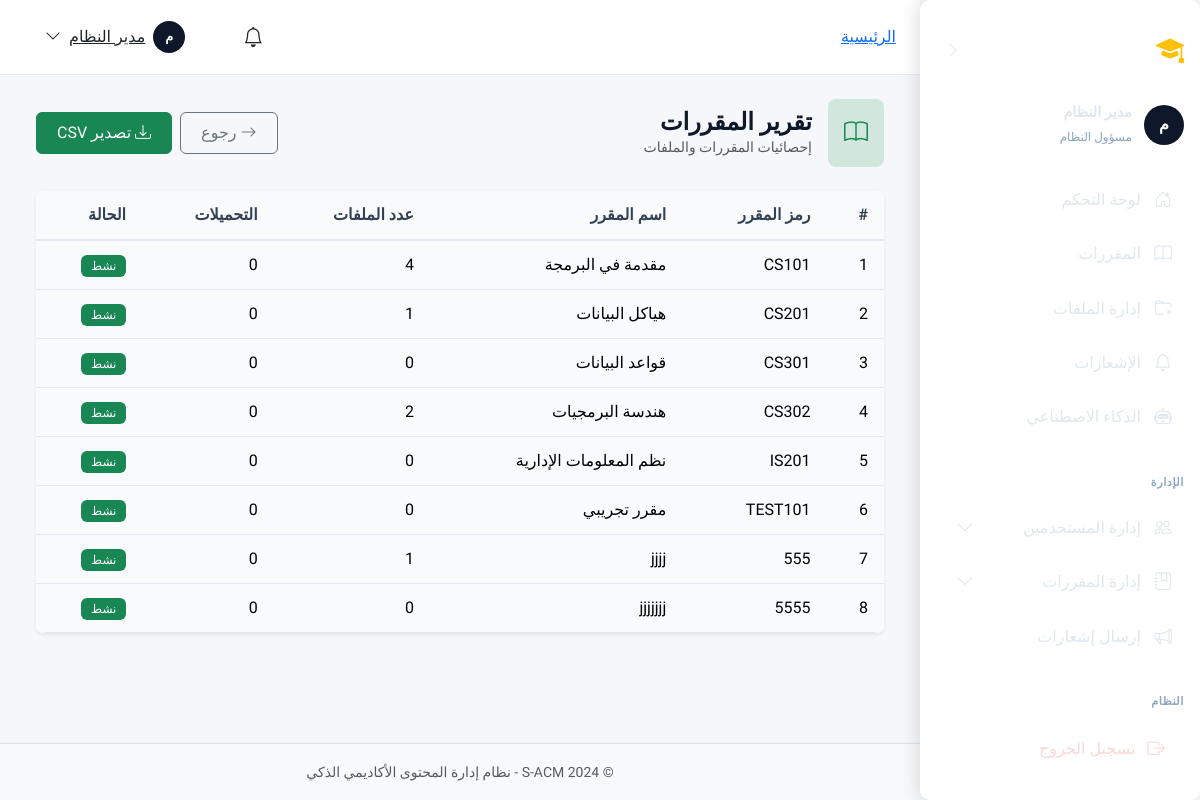
The page /reports/courses/ (signed in) on the database its author committed.
### apps/accounts/models.py (models this page shows, shortened)
class User(AbstractBaseUser, PermissionsMixin):
    ACCOUNT_STATUS_CHOICES = [
        ('inactive', 'غير مفعّل'),
        ('active', 'مفعّل'),
        ('suspended', 'موقوف'),
    ]
    academic_id = models.CharField(
        max_length=50,
        unique=True,
        verbose_name='الرقم الأكاديمي/الوظيفي',
        help_text='الرقم الأكاديمي للطالب أو الرقم الوظيفي للموظف'
    )
    id_card_number = models.CharField(
        max_length=50,
        unique=True,
        verbose_name='رقم البطاقة الشخصية',
        help_text='يستخدم للتحقق من الهوية عند التفعيل'
    )
    full_name = models.CharField(
        max_length=150,
        verbose_name='الاسم الكامل'
    )
    email = models.EmailField(
        unique=True,
        blank=True,
        null=True,
        verbose_name='البريد الإلكتروني',
        help_text='يتم تعيينه عند التفعيل'
    )
    account_status = models.CharField(
        max_length=20,
        choices=ACCOUNT_STATUS_CHOICES,
        default='inactive',
        verbose_name='حالة الحساب'
    )
    role = models.ForeignKey(
        Role,
        on_delete=models.PROTECT,
        related_name='users',
        verbose_name='الدور',
        null=True,
        blank=True
    )
    major = models.ForeignKey(
        Major,
        on_delete=models.SET_NULL,
        related_name='students',
        verbose_name='التخصص',
        null=True,
        blank=True,
        help_text='للطلاب فقط'
    )
    level = models.ForeignKey(
        Level,
        on_delete=models.SET_NULL,
        related_name='students',
        verbose_name='المستوى',
        null=True,
        blank=True,
        help_text='للطلاب فقط'
    )
    is_staff = models.BooleanField(default=False, verbose_name='موظف')
    is_active = models.BooleanField(default=True, verbose_name='نشط')
    date_joined = models.DateTimeField(default=timezone.now, verbose_name='تاريخ الانضمام')
    last_login = models.DateTimeField(null=True, blank=True, verbose_name='آخر تسجيل دخول')
    profile_picture = models.ImageField(
        upload_to='profiles/',
        blank=True,
        null=True,
        verbose_name='صورة الملف الشخصي'
    )
    phone_number = models.CharField(
        max_length=20,
        blank=True,
        null=True,
        verbose_name='رقم الهاتف'
    )
    objects = UserManager()
    USERNAME_FIELD = 'academic_id'
    REQUIRED_FIELDS = ['full_name', 'id_card_number']
    class Meta:
        db_table = 'users'
        verbose_name = 'مستخدم'
        verbose_name_plural = 'المستخدمون'
        indexes = [
            models.Index(fields=['academic_id']),
            models.Index(fields=['email']),
            models.Index(fields=['account_status']),
        ]
    def is_admin(self):
        return self.role and self.role.code == Role.ADMIN
    def is_instructor(self):
        return self.role and self.role.code == Role.INSTRUCTOR
    def is_student(self):
        return self.role and self.role.code == Role.STUDENT

class Role(models.Model):
    ADMIN = 'admin'
    INSTRUCTOR = 'instructor'
    STUDENT = 'student'
    code = models.CharField(
        max_length=50,
        unique=True,
        verbose_name='كود الدور',
        help_text='معرف فريد للدور (بالإنجليزية، مثل: admin, instructor)'
    )
    display_name = models.CharField(
        max_length=100,
        verbose_name='اسم العرض',
        help_text='الاسم الذي يظهر للمستخدم'
    )
    description = models.TextField(
        blank=True,
        null=True,
        verbose_name='وصف الدور'
    )
    is_system = models.BooleanField(
        default=False,
        verbose_name='دور نظام',
        help_text='الأدوار الافتراضية التي لا يمكن حذفها'
    )
    is_active = models.BooleanField(
        default=True,
        verbose_name='نشط'
    )
    created_at = models.DateTimeField(auto_now_add=True, verbose_name='تاريخ الإنشاء')
    updated_at = models.DateTimeField(auto_now=True, verbose_name='تاريخ التحديث')
    class Meta:
        db_table = 'roles'
        verbose_name = 'دور'
        verbose_name_plural = 'الأدوار'
        ordering = ['-is_system', 'display_name']

### apps/courses/models.py (models this page shows, shortened)
class Course(models.Model):
    course_name = models.CharField(
        max_length=150,
        verbose_name='اسم المقرر'
    )
    course_code = models.CharField(
        max_length=20,
        unique=True,
        verbose_name='رمز المقرر'
    )
    description = models.TextField(
        blank=True,
        null=True,
        verbose_name='وصف المقرر'
    )
    level = models.ForeignKey(
        'accounts.Level',
        on_delete=models.PROTECT,
        related_name='courses',
        verbose_name='المستوى'
    )
    semester = models.ForeignKey(
        'accounts.Semester',
        on_delete=models.PROTECT,
        related_name='courses',
        verbose_name='الفصل الدراسي'
    )
    credit_hours = models.PositiveIntegerField(
        default=3,
        verbose_name='الساعات المعتمدة'
    )
    is_active = models.BooleanField(
        default=True,
        verbose_name='نشط'
    )
    created_at = models.DateTimeField(
        auto_now_add=True,
        verbose_name='تاريخ الإنشاء'
    )
    updated_at = models.DateTimeField(
        auto_now=True,
        verbose_name='تاريخ التحديث'
    )
    class Meta:
        db_table = 'courses'
        verbose_name = 'مقرر'
        verbose_name_plural = 'المقررات'
        ordering = ['course_code']
        indexes = [
            models.Index(fields=['course_code']),
            models.Index(fields=['level', 'semester']),
        ]

### apps/reports/views.py (the view)
# urls.py: path('courses/', views.CoursesReportView.as_view(), name='courses_report'),
class CoursesReportView(AdminRequiredMixin, TemplateView):
    template_name = 'reports/courses_report.html'
    def get_context_data(self, **kwargs):
        context = super().get_context_data(**kwargs)
        from django.db.models import Count, Sum
        context['courses'] = Course.objects.annotate(
            files_count=Count('files'),
            downloads_count=Sum('files__download_count')
        )
        return context

### templates/reports/courses_report.html (shortened to what this page needs)
{% extends 'layouts/dashboard_base.html' %}
{% load static %}
{% block dashboard_content %}
<div class="container-fluid">
    <div
        class="d-flex flex-column flex-md-row justify-content-between align-items-start align-items-md-center mb-4 gap-3">
        <div class="d-flex align-items-center gap-3">
            <div class="page-icon bg-success-subtle text-success rounded-3 p-3">
                <i class="bi bi-book fs-4"></i>
            </div>
            <div>
                <h4 class="mb-0 fw-bold">تقرير المقررات</h4>
                <p class="text-muted mb-0 small">إحصائيات المقررات والملفات</p>
            </div>
        </div>
        <div class="d-flex gap-2">
            <a href="{% url 'reports:index' %}" class="btn btn-outline-secondary">
                <i class="bi bi-arrow-right me-1"></i>رجوع
            </a>
            <form method="post" action="{% url 'reports:export' %}" class="d-inline">
                <button type="submit" class="btn btn-success">
                    <i class="bi bi-download me-1"></i>تصدير CSV
                </button>
            </form>
        </div>
    </div>
    <div class="card border-0 shadow-sm">
        <div class="table-responsive">
            <table class="table table-hover mb-0">
                <thead class="table-light">
                    <tr>
                        <th>#</th>
                        <th>رمز المقرر</th>
                        <th>اسم المقرر</th>
                        <th>عدد الملفات</th>
                        <th>التحميلات</th>
                        <th>الحالة</th>
                    </tr>
                </thead>
                <tbody>
                    {% for course in courses %}
                    <tr>
                        <td>{{ forloop.counter }}</td>
                        <td>{{ course.course_code }}</td>
                        <td>{{ course.course_name }}</td>
                        <td>{{ course.files_count|default:0 }}</td>
                        <td>{{ course.downloads_count|default:0 }}</td>
                        <td>
                            {% if course.is_active %}
                            <span class="badge bg-success">نشط</span>
                            {% else %}
                            <span class="badge bg-secondary">غير نشط</span>
                            {% endif %}
                        </td>
                    </tr>
                    {% empty %}
                    <tr>
                        <td colspan="6" class="text-center text-muted py-4">لا يوجد مقررات</td>
                    </tr>
                    {% endfor %}
                </tbody>
            </table>
        </div>
    </div>
</div>
{% endblock %}

### templates/layouts/dashboard_base.html (shortened to what this page needs)
{% extends 'base.html' %}
{% load static %}
{% load permissions %}
{% block extra_css %}
<link href="{% static 'css/sidebar.css' %}" rel="stylesheet">
<link href="{% static 'css/dashboard.css' %}" rel="stylesheet">
{% endblock %}
{% block body_class %}dashboard-page{% endblock %}
{% block content %}
<div class="dashboard-layout">
    {% include 'components/sidebar.html' %}
    <div class="dashboard-content">
        <header class="dashboard-navbar">
            {% block breadcrumb %}
            <nav aria-label="breadcrumb" class="d-none d-md-block">
                <ol class="breadcrumb mb-0">
                    <li class="breadcrumb-item"><a href="{% url 'core:dashboard' %}">الرئيسية</a></li>
                </ol>
            </nav>
            {% endblock %}
            <div class="d-flex align-items-center gap-3 ms-auto">
                <div class="dropdown">
                    <a class="btn btn-link position-relative text-dark" href="#" data-bs-toggle="dropdown">
                        <i class="bi bi-bell fs-5"></i>
                    </a>
                </div>
                <div class="dropdown">
                    <a class="btn btn-link text-dark d-flex align-items-center gap-2" href="#"
                        data-bs-toggle="dropdown">
                        <div class="avatar-circle bg-primary text-white"
                            style="width: 32px; height: 32px; font-size: 0.8rem;">
                            {{ request.user.full_name|slice:":1"|upper }}
                        </div>
                        <span class="d-none d-lg-inline">{{ request.user.full_name|truncatechars:15 }}</span>
                        <i class="bi bi-chevron-down"></i>
                    </a>
                </div>
            </div>
        </header>
        <main class="flex-grow-1 p-4" id="main-content">
            {% block dashboard_content %}{% endblock %}
        </main>
        <footer class="dashboard-footer text-center py-3 border-top bg-light">
            <small class="text-muted">© 2024 S-ACM - نظام إدارة المحتوى الأكاديمي الذكي</small>
        </footer>
    </div>
</div>
{% endblock %}

### templates/components/sidebar.html (shortened to what this page needs)
{% load permissions %}
<aside class="sidebar d-none d-md-flex" id="desktopSidebar" data-collapsed="false">
    <div class="sidebar-header">
        <a href="{% url 'core:home' %}" class="sidebar-brand">
            <i class="bi bi-mortarboard-fill brand-icon"></i>
            <span class="brand-text">S-ACM</span>
        </a>
        <button type="button" class="btn btn-link sidebar-toggle" id="sidebarToggle" aria-label="طي القائمة">
            <i class="bi bi-chevron-right toggle-icon"></i>
        </button>
    </div>
    <div class="sidebar-user">
        <div class="avatar-circle bg-primary text-white">
            {{ request.user.full_name|slice:":1"|upper }}
        </div>
        <div class="user-info">
            <div class="user-name">{{ request.user.full_name|truncatechars:20 }}</div>
            <small class="user-role">{{ user_role|default:"مستخدم" }}</small>
        </div>
    </div>
    <nav class="sidebar-nav flex-grow-1">
        {% include 'components/_sidebar_menu.html' with collapsed=False %}
    </nav>
    <div class="sidebar-footer">
        <a href="{% url 'accounts:logout' %}" class="sidebar-link logout-link">
            <i class="bi bi-box-arrow-right"></i>
            <span class="link-text">تسجيل الخروج</span>
        </a>
    </div>
</aside>

### rows shown on the page
User: user.full_name "م", user.full_name "مدير النظام"
Role: display_name "مسؤول النظام"
Course: course_code "CS101", course_name "مقدمة في البرمجة", files_count "4", downloads_count "0", is_active "نشط"
Course: course_code "CS201", course_name "هياكل البيانات", files_count "1", downloads_count "0", is_active "نشط"
Course: course_code "CS301", course_name "قواعد البيانات", files_count "0", downloads_count "0", is_active "نشط"
Course: course_code "CS302", course_name "هندسة البرمجيات", files_count "2", downloads_count "0", is_active "نشط"
Course: course_code "IS201", course_name "نظم المعلومات الإدارية", files_count "0", downloads_count "0", is_active "نشط"
Course: course_code "TEST101", course_name "مقرر تجريبي", files_count "0", downloads_count "0", is_active "نشط"
Course: course_code "555", course_name "jjjj", files_count "1", downloads_count "0", is_active "نشط"
Course: course_code "5555", course_name "jjjjjjj", files_count "0", downloads_count "0", is_active "نشط"

### other values the page prints
{{ item.label|default:item.title }} "لوحة التحكم" "المقررات" "إدارة الملفات" "الإشعارات" "الذكاء الاصطناعي" "إرسال إشعارات"
{{ item.label|default:item.title|slice:"4:-4" }} "الإدارة" "النظام"
{{ item.label|default:item.title }} "إدارة المستخدمين" "إدارة المقررات"
